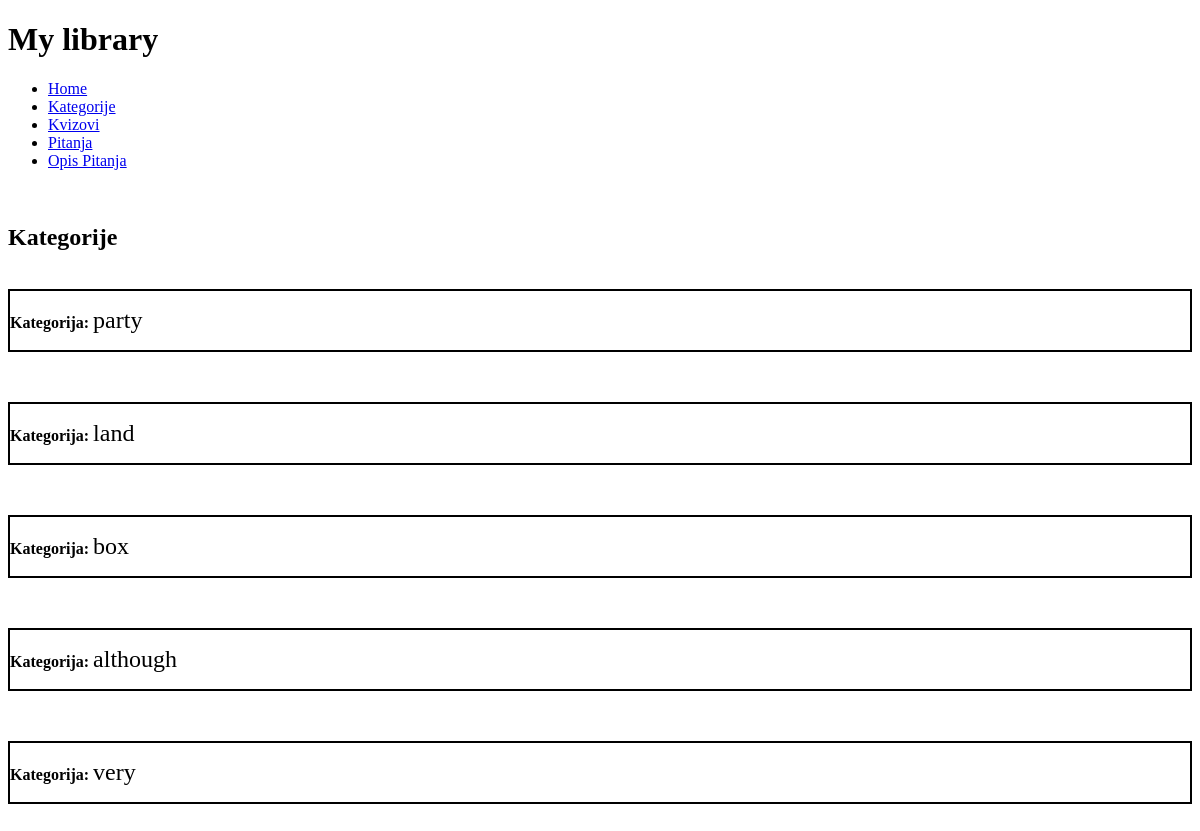
The page /kategorije on the database as committed earlier.
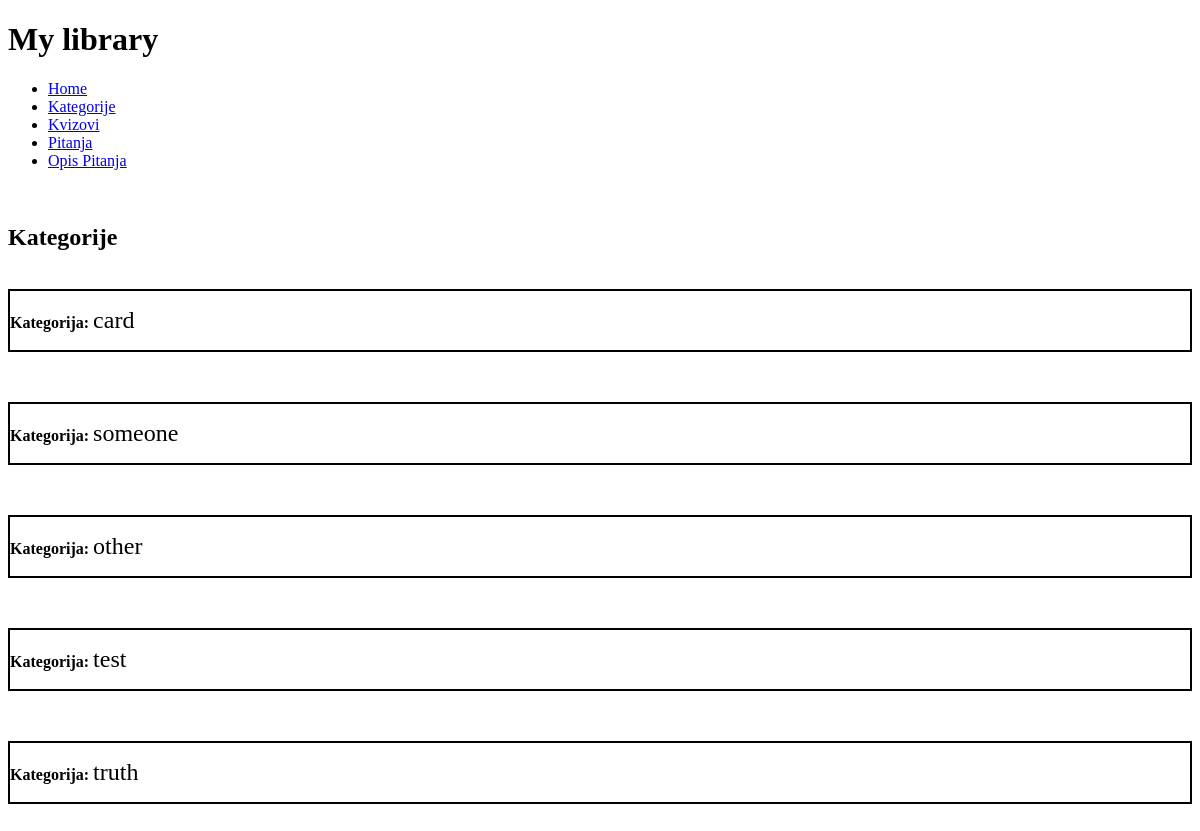
The same page on the database as committed later.
### main/models.py (models this page shows, shortened)
class Kategorija(models.Model):
    nazivKategorije = models.CharField(max_length=200)

### main/views.py (the view)
# urls.py: path('kategorije', KategorijeList.as_view()),
class KategorijeList(ListView):
    model = Kategorija

### templates/main/kategorija_list.html
{% extends "base_generic.html" %}
{% block content %}
<br>
<h2> Kategorije </h2>
<br>
{% for kategorija in kategorija_list %}
    <div class="kategorija">
        <p><strong>Kategorija:</strong> <span class="nazivKategorije">{{ kategorija.nazivKategorije }}</span></p>
    </div>
{% endfor %}
{% endblock %}

Rows that differ between the two databases and show on the page:
removed Kategorija: nazivKategorije "party"
removed Kategorija: nazivKategorije "land"
removed Kategorija: nazivKategorije "box"
removed Kategorija: nazivKategorije "although"
removed Kategorija: nazivKategorije "very"
added Kategorija: nazivKategorije "card"
added Kategorija: nazivKategorije "someone"
added Kategorija: nazivKategorije "other"
added Kategorija: nazivKategorije "test"
added Kategorija: nazivKategorije "truth"
